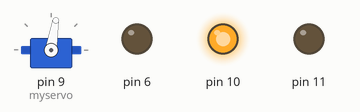
A sketch run on a simulated Arduino Uno, built with avr-gcc and run on an emulated ATmega328P. Parts: servo, output pins drawn as LEDs (lit = HIGH).

Above: at 0.05 s.
At 0.45 s:
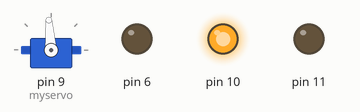
At 0.9 s:
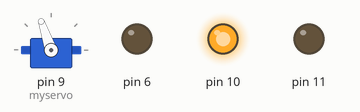
At 1.35 s:
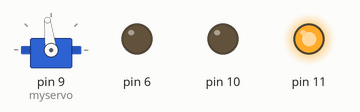
At 1.8 s:
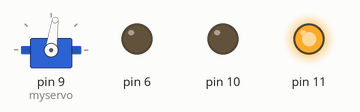
Timing chart, 0 to 4.3 s (numbered marks = the images above):
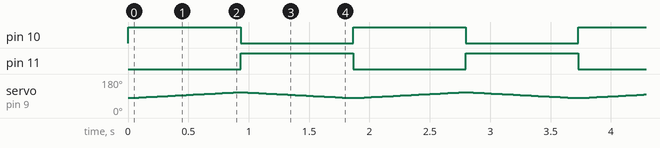

The sketch:

AVGO.ino
```cpp
#include <Servo.h>

Servo myservo;


int pos = 0;

void setup() {
  myservo.attach(9);

pinMode(10, OUTPUT);
pinMode(11, OUTPUT);
pinMode(6, OUTPUT);
}

void loop() {
  for (pos = 80; pos <= 110; pos += 1) {
    digitalWrite(10, HIGH);
    digitalWrite(11, LOW);
     myservo.write(pos);
    delay(30);


  }
  for (pos = 110; pos >= 80; pos -= 1) {
    digitalWrite(11, HIGH);
    digitalWrite(10, LOW);
    myservo.write(pos);
    delay(30);

  }
}
```

Measured:
- by itself, pin 10, pin 11: alternates HIGH for 0.93 s and LOW for 0.93 s
